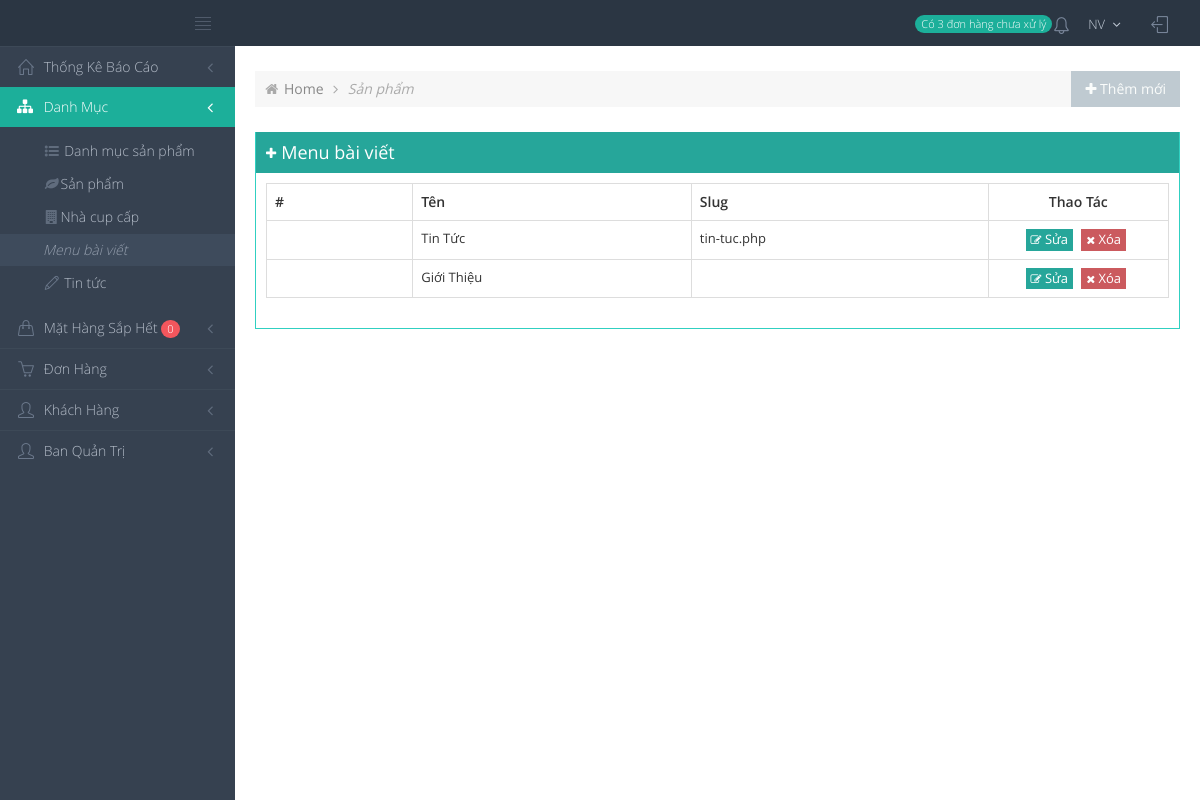
Page /admin/modules/menu/index.php (signed in) on the committed database.
### tables this page shows
CREATE TABLE `menu` (
  `tenmenu` varchar(50) DEFAULT NULL,
  `slug` varchar(50) DEFAULT NULL,
  `vitri` tinyint(4) DEFAULT '0',
  `id` int(11) NOT NULL
);

### libraries/Function.php (called while the page is built, shortened)
                   <?php
   function base_url()
   {
      return $url  = "http://localhost:8000/";
        return 'http://'.$_SERVER["SERVER_NAME"].'/';
   }
   function base_admin()
   {
       return  base_url() ."admin/";
   }
?>

### libraries/Database.php (called while the page is built, shortened)
<?php
    class Database
    {
        public $link;
        public function __construct()
        {
            $this->link = mysqli_connect("127.0.0.1","root","","doantotnghiep","3306") or die ("Errors Connect DB");
            mysqli_set_charset($this->link,"utf8");
        }
        public  function fetchJone($table,$sql ,$page = 0,$row ,$pagi = false )
        {
            $data = [];
            if ($pagi == true )
            {
                $total = $this->totalSql($sql);
                $sotrang = ceil($total / $row);
                $start = ($page - 1 ) * $row ;
                $sql .= " LIMIT $start,$row";
                $data = [ "page" => $sotrang];
                $result = mysqli_query($this->link,$sql) or die("Lỗi truy vấn fetchJone ---- " .mysqli_error($this->link));
            }
            else
            {
                $result = mysqli_query($this->link,$sql) or die("Lỗi truy vấn fetchJone ---- " .mysqli_error($this->link));
            }
            if( $result)
            {
                while ($num = mysqli_fetch_assoc($result))
                {
                    $data[] = $num;
                }
            }
            return $data;
        }
    }
?>

### admin/autoload/autoload.php (called while the page is built, shortened)
<?php
    require_once __DIR__ . "/../../libraries/Database.php";
    require_once __DIR__ . "/../../libraries/Function.php";
    $db = new Database();

### admin/modules/menu/index.php (the view, shortened to what this page needs)
<?php
    include __DIR__ ."/../../autoload/autoload.php";
    if(isset($_GET['page']))
    {
        $p = $_GET['page'];
    }
    else
    {
        $p = 1;
    }
    $sql = " SELECT * FROM menu WHERE 1";
    $menu = $db->fetchJone("menu",$sql,$page = $p,5,false);
?>
<?php
    include __DIR__ ."/../../layouts/header.php";
 ?>
     <div class="page-content-wrapper">
        <div class="page-content">
            <div class="page-bar">
                <ul class="page-breadcrumb">
                    <li>
                        <i class="fa fa-home"></i>
                        <a href="<?php echo base_admin() ?>">Home</a>
                        <i class="fa fa-angle-right"></i>
                    </li>
                    <li>
                        <i> Sản phẩm  </i>
                    </li>
                </ul>
                <?php include __DIR__ ."/../../layouts/action.php"; ?>
            </div>
            <div class="portlet box green">
                <div class="portlet-title">
                    <div class="caption">
                        <i class="fa fa-plus"></i> Menu bài viết
                    </div>
                </div>
                <div class="portlet-body">
                    <div class="table-responsive">
                        <table class="table table-bordered">
                            <thead>
                                <tr>
                                    <th> #</th>
                                    <th> Tên </th>
                                    <th> Slug </th>
                                    <th class="text-center" style="width: 20%"> Thao Tác </th>
                                </tr>
                            </thead>
                            <tbody>
                                <?php foreach($menu as $item) :?>
                                <tr>
                                   <td><input type="checkbox" name="" ></td>
                                   <td><?php echo $item['tenmenu'] ?></td>
                                   <td><?php echo $item['slug'] ?></td>
                                   <td class="text-center">
                                        <a href="edit.php?id=<?php echo $item['id'] ?>" class="btn default btn-xs green"><i class="fa fa-edit"></i> Sửa</a>
                                        <a  href="delete.php?id=<?php echo $item['id'] ?>" class="btn default btn-xs red" onclick="return confirm('Bạn có muốn xóa không ? ')";> <i class="fa fa-times"></i> Xóa</a>
                                    </td>
                                </tr>
                                <?php endforeach ; ?>
                            </tbody>
                        </table>
                    </div>
                </div>
            </div>
        </div>
    </div>
 <?php
    include __DIR__ ."/../../layouts/footer.php";
 ?>

### public/admin/css/darkblue.css (style rules this page uses)
@media (min-width: 992px) { .page-sidebar-fixed:not(.page-footer-fixed) .page-content { border-bottom: 0; } }
body { background-color: #364150; }

### rows in the picture
menu: tenmenu "Tin Tức", slug "tin-tuc.php"
menu: tenmenu "Giới Thiệu"

### other values in the picture
$sodonhangf[0]['sohh'] "3"
$_SESSION['admin_name'] "NV"
$soluongton[0]['sl'] "0"
